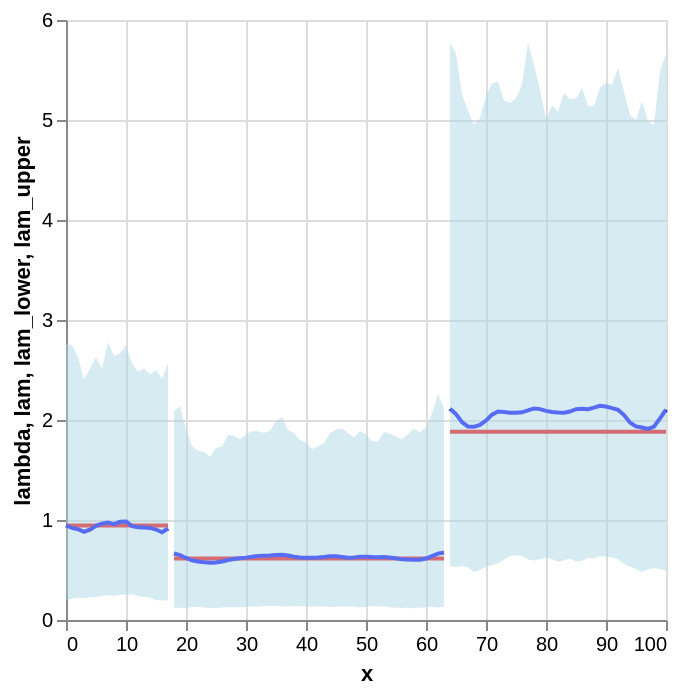

Here is the notebook cell this chart was saved with:
### Code cell
# Extract posterior samples of lam from SVI
lam = jnp.array(svi_samples["lam"]).mean(axis=0)
lam_lower = jnp.percentile(svi_samples["lam"], 2.5, axis=0)
lam_upper = jnp.percentile(svi_samples["lam"], 97.5, axis=0)

df_results = df_expanded[["x", "lambda"]].drop_duplicates().reset_index(drop=True)
df_results["lam"] = lam
df_results["lam_lower"] = lam_lower
df_results["lam_upper"] = lam_upper
df_results["segment"] = np.select(
    [df_results["x"] < 18, df_results["x"] < 64],
    [0, 1],
    default=2,
)

# detail="segment:N" draws three discontinuous lines, one per disjoint interval
true_line = (
    alt.Chart(df_results)
    .mark_line(color="red")
    .encode(x="x", y="lambda", detail="segment:N")
)
mean_line = (
    alt.Chart(df_results)
    .mark_line(color="blue")
    .encode(x="x", y="lam", detail="segment:N")
)
bands = (
    alt.Chart(df_results)
    .mark_area(color="lightblue", opacity=0.5)
    .encode(
        x="x",
        y="lam_lower:Q",
        y2="lam_upper:Q",
        detail="segment:N",
    )
)
true_line + mean_line + bands

### Figure 1 — Vega-Lite specification as saved in the notebook (floating-point values rounded to 4 significant figures)
{"config": {"view": {"continuousWidth": 300, "continuousHeight": 300}}, "layer": [{"mark": {"type": "line", "color": "red"}, "encoding": {"detail": {"field": "segment", "type": "nominal"}, "x": {"field": "x", "type": "quantitative"}, "y": {"field": "lambda", "type": "quantitative"}}}, {"mark": {"type": "line", "color": "blue"}, "encoding": {"detail": {"field": "segment", "type": "nominal"}, "x": {"field": "x", "type": "quantitative"}, "y": {"field": "lam", "type": "quantitative"}}}, {"mark": {"type": "area", "color": "lightblue", "opacity": 0.5}, "encoding": {"detail": {"field": "segment", "type": "nominal"}, "x": {"field": "x", "type": "quantitative"}, "y": {"field": "lam_lower", "type": "quantitative"}, "y2": {"field": "lam_upper"}}}], "data": {"name": "data-bfa0d63c6caa8ce07e9e13466adb354a"}, "$schema": "https://vega.github.io/schema/vega-lite/v6.1.0.json", "datasets": {"data-bfa0d63c6caa8ce07e9e13466adb354a": [{"x": 0, "lambda": 0.9442, "lam": 0.946, "lam_lower": 0.2034, "lam_upper": 2.757, "segment": 0}, {"x": 1, "lambda": 0.9442, "lam": 0.9211, "lam_lower": 0.2116, "lam_upper": 2.749, "segment": 0}, {"x": 2, "lambda": 0.9442, "lam": 0.9078, "lam_lower": 0.2222, "lam_upper": 2.63, "segment": 0}, {"x": 3, "lambda": 0.9442, "lam": 0.8825, "lam_lower": 0.2183, "lam_upper": 2.407, "segment": 0}, {"x": 4, "lambda": 0.9442, "lam": 0.9038, "lam_lower": 0.2303, "lam_upper": 2.514, "segment": 0}, {"x": 5, "lambda": 0.9442, "lam": 0.9419, "lam_lower": 0.2334, "lam_upper": 2.625, "segment": 0}, {"x": 6, "lambda": 0.9442, "lam": 0.9635, "lam_lower": 0.2391, "lam_upper": 2.512, "segment": 0}, {"x": 7, "lambda": 0.9442, "lam": 0.9735, "lam_lower": 0.2495, "lam_upper": 2.779, "segment": 0}, {"x": 8, "lambda": 0.9442, "lam": 0.9589, "lam_lower": 0.241, "lam_upper": 2.64, "segment": 0}, {"x": 9, "lambda": 0.9442, "lam": 0.9816, "lam_lower": 0.2509, "lam_upper": 2.665, "segment": 0}, {"x": 10, "lambda": 0.9442, "lam": 0.9855, "lam_lower": 0.2517, "lam_upper": 2.748, "segment": 0}, {"x": 11, "lambda": 0.9442, "lam": 0.9393, "lam_lower": 0.2575, "lam_upper": 2.569, "segment": 0}, {"x": 12, "lambda": 0.9442, "lam": 0.9266, "lam_lower": 0.24, "lam_upper": 2.484, "segment": 0}, {"x": 13, "lambda": 0.9442, "lam": 0.9262, "lam_lower": 0.2296, "lam_upper": 2.515, "segment": 0}, {"x": 14, "lambda": 0.9442, "lam": 0.9209, "lam_lower": 0.2241, "lam_upper": 2.458, "segment": 0}, {"x": 15, "lambda": 0.9442, "lam": 0.9046, "lam_lower": 0.1984, "lam_upper": 2.498, "segment": 0}, {"x": 16, "lambda": 0.9442, "lam": 0.8779, "lam_lower": 0.1967, "lam_upper": 2.416, "segment": 0}, {"x": 17, "lambda": 0.9442, "lam": 0.9149, "lam_lower": 0.1942, "lam_upper": 2.567, "segment": 0}, {"x": 18, "lambda": 0.6159, "lam": 0.6654, "lam_lower": 0.1243, "lam_upper": 2.093, "segment": 1}, {"x": 19, "lambda": 0.6159, "lam": 0.6493, "lam_lower": 0.1189, "lam_upper": 2.136, "segment": 1}, {"x": 20, "lambda": 0.6159, "lam": 0.6206, "lam_lower": 0.1185, "lam_upper": 1.905, "segment": 1}, {"x": 21, "lambda": 0.6159, "lam": 0.5964, "lam_lower": 0.1288, "lam_upper": 1.737, "segment": 1}, {"x": 22, "lambda": 0.6159, "lam": 0.5843, "lam_lower": 0.1317, "lam_upper": 1.693, "segment": 1}, {"x": 23, "lambda": 0.6159, "lam": 0.5778, "lam_lower": 0.1257, "lam_upper": 1.683, "segment": 1}, {"x": 24, "lambda": 0.6159, "lam": 0.573, "lam_lower": 0.1204, "lam_upper": 1.632, "segment": 1}, {"x": 25, "lambda": 0.6159, "lam": 0.5742, "lam_lower": 0.1207, "lam_upper": 1.721, "segment": 1}, {"x": 26, "lambda": 0.6159, "lam": 0.5848, "lam_lower": 0.1254, "lam_upper": 1.733, "segment": 1}, {"x": 27, "lambda": 0.6159, "lam": 0.5997, "lam_lower": 0.1284, "lam_upper": 1.853, "segment": 1}, {"x": 28, "lambda": 0.6159, "lam": 0.6108, "lam_lower": 0.1276, "lam_upper": 1.84, "segment": 1}, {"x": 29, "lambda": 0.6159, "lam": 0.6169, "lam_lower": 0.1279, "lam_upper": 1.807, "segment": 1}, {"x": 30, "lambda": 0.6159, "lam": 0.6238, "lam_lower": 0.1319, "lam_upper": 1.855, "segment": 1}, {"x": 31, "lambda": 0.6159, "lam": 0.6336, "lam_lower": 0.1344, "lam_upper": 1.89, "segment": 1}, {"x": 32, "lambda": 0.6159, "lam": 0.6407, "lam_lower": 0.1324, "lam_upper": 1.888, "segment": 1}, {"x": 33, "lambda": 0.6159, "lam": 0.6426, "lam_lower": 0.1391, "lam_upper": 1.869, "segment": 1}, {"x": 34, "lambda": 0.6159, "lam": 0.6452, "lam_lower": 0.1397, "lam_upper": 1.894, "segment": 1}, {"x": 35, "lambda": 0.6159, "lam": 0.651, "lam_lower": 0.1401, "lam_upper": 1.99, "segment": 1}, {"x": 36, "lambda": 0.6159, "lam": 0.6529, "lam_lower": 0.1374, "lam_upper": 2.031, "segment": 1}, {"x": 37, "lambda": 0.6159, "lam": 0.6454, "lam_lower": 0.134, "lam_upper": 1.898, "segment": 1}, {"x": 38, "lambda": 0.6159, "lam": 0.6333, "lam_lower": 0.1376, "lam_upper": 1.869, "segment": 1}, {"x": 39, "lambda": 0.6159, "lam": 0.6251, "lam_lower": 0.1369, "lam_upper": 1.8, "segment": 1}, {"x": 40, "lambda": 0.6159, "lam": 0.623, "lam_lower": 0.1351, "lam_upper": 1.775, "segment": 1}, {"x": 41, "lambda": 0.6159, "lam": 0.6233, "lam_lower": 0.1359, "lam_upper": 1.708, "segment": 1}, {"x": 42, "lambda": 0.6159, "lam": 0.6245, "lam_lower": 0.1386, "lam_upper": 1.735, "segment": 1}, {"x": 43, "lambda": 0.6159, "lam": 0.6298, "lam_lower": 0.1343, "lam_upper": 1.767, "segment": 1}, {"x": 44, "lambda": 0.6159, "lam": 0.6365, "lam_lower": 0.1305, "lam_upper": 1.869, "segment": 1}, {"x": 45, "lambda": 0.6159, "lam": 0.6371, "lam_lower": 0.1352, "lam_upper": 1.905, "segment": 1}, {"x": 46, "lambda": 0.6159, "lam": 0.63, "lam_lower": 0.1341, "lam_upper": 1.914, "segment": 1}, {"x": 47, "lambda": 0.6159, "lam": 0.6234, "lam_lower": 0.1357, "lam_upper": 1.87, "segment": 1}, {"x": 48, "lambda": 0.6159, "lam": 0.6253, "lam_lower": 0.1355, "lam_upper": 1.825, "segment": 1}, {"x": 49, "lambda": 0.6159, "lam": 0.6317, "lam_lower": 0.1278, "lam_upper": 1.889, "segment": 1}, {"x": 50, "lambda": 0.6159, "lam": 0.6329, "lam_lower": 0.1297, "lam_upper": 1.858, "segment": 1}, {"x": 51, "lambda": 0.6159, "lam": 0.6292, "lam_lower": 0.1392, "lam_upper": 1.787, "segment": 1}, {"x": 52, "lambda": 0.6159, "lam": 0.6279, "lam_lower": 0.1358, "lam_upper": 1.783, "segment": 1}, {"x": 53, "lambda": 0.6159, "lam": 0.6292, "lam_lower": 0.1363, "lam_upper": 1.883, "segment": 1}, {"x": 54, "lambda": 0.6159, "lam": 0.6258, "lam_lower": 0.1263, "lam_upper": 1.863, "segment": 1}, {"x": 55, "lambda": 0.6159, "lam": 0.6164, "lam_lower": 0.1222, "lam_upper": 1.834, "segment": 1}, {"x": 56, "lambda": 0.6159, "lam": 0.6082, "lam_lower": 0.1203, "lam_upper": 1.808, "segment": 1}, {"x": 57, "lambda": 0.6159, "lam": 0.6042, "lam_lower": 0.1228, "lam_upper": 1.86, "segment": 1}, {"x": 58, "lambda": 0.6159, "lam": 0.602, "lam_lower": 0.1182, "lam_upper": 1.914, "segment": 1}, {"x": 59, "lambda": 0.6159, "lam": 0.6031, "lam_lower": 0.1258, "lam_upper": 1.877, "segment": 1}, {"x": 60, "lambda": 0.6159, "lam": 0.6147, "lam_lower": 0.1243, "lam_upper": 1.93, "segment": 1}, {"x": 61, "lambda": 0.6159, "lam": 0.6388, "lam_lower": 0.1313, "lam_upper": 2.063, "segment": 1}, {"x": 62, "lambda": 0.6159, "lam": 0.6639, "lam_lower": 0.1255, "lam_upper": 2.263, "segment": 1}, {"x": 63, "lambda": 0.6159, "lam": 0.6746, "lam_lower": 0.1347, "lam_upper": 2.117, "segment": 1}, {"x": 64, "lambda": 1.882, "lam": 2.113, "lam_lower": 0.5395, "lam_upper": 5.776, "segment": 2}, {"x": 65, "lambda": 1.882, "lam": 2.059, "lam_lower": 0.5307, "lam_upper": 5.664, "segment": 2}, {"x": 66, "lambda": 1.882, "lam": 1.979, "lam_lower": 0.54, "lam_upper": 5.255, "segment": 2}, {"x": 67, "lambda": 1.882, "lam": 1.934, "lam_lower": 0.5273, "lam_upper": 5.092, "segment": 2}, {"x": 68, "lambda": 1.882, "lam": 1.932, "lam_lower": 0.4808, "lam_upper": 4.954, "segment": 2}, {"x": 69, "lambda": 1.882, "lam": 1.95, "lam_lower": 0.5012, "lam_upper": 5.014, "segment": 2}, {"x": 70, "lambda": 1.882, "lam": 1.994, "lam_lower": 0.5328, "lam_upper": 5.241, "segment": 2}, {"x": 71, "lambda": 1.882, "lam": 2.053, "lam_lower": 0.549, "lam_upper": 5.365, "segment": 2}, {"x": 72, "lambda": 1.882, "lam": 2.085, "lam_lower": 0.5667, "lam_upper": 5.38, "segment": 2}, {"x": 73, "lambda": 1.882, "lam": 2.081, "lam_lower": 0.6035, "lam_upper": 5.194, "segment": 2}, {"x": 74, "lambda": 1.882, "lam": 2.073, "lam_lower": 0.6391, "lam_upper": 5.173, "segment": 2}, {"x": 75, "lambda": 1.882, "lam": 2.072, "lam_lower": 0.6457, "lam_upper": 5.214, "segment": 2}, {"x": 76, "lambda": 1.882, "lam": 2.076, "lam_lower": 0.6435, "lam_upper": 5.355, "segment": 2}, {"x": 77, "lambda": 1.882, "lam": 2.096, "lam_lower": 0.6055, "lam_upper": 5.771, "segment": 2}, {"x": 78, "lambda": 1.882, "lam": 2.115, "lam_lower": 0.5956, "lam_upper": 5.548, "segment": 2}, {"x": 79, "lambda": 1.882, "lam": 2.109, "lam_lower": 0.6068, "lam_upper": 5.299, "segment": 2}, {"x": 80, "lambda": 1.882, "lam": 2.091, "lam_lower": 0.6256, "lam_upper": 5.01, "segment": 2}, {"x": 81, "lambda": 1.882, "lam": 2.081, "lam_lower": 0.6108, "lam_upper": 5.145, "segment": 2}, {"x": 82, "lambda": 1.882, "lam": 2.075, "lam_lower": 0.5831, "lam_upper": 5.083, "segment": 2}, {"x": 83, "lambda": 1.882, "lam": 2.072, "lam_lower": 0.5969, "lam_upper": 5.271, "segment": 2}, {"x": 84, "lambda": 1.882, "lam": 2.084, "lam_lower": 0.6159, "lam_upper": 5.209, "segment": 2}, {"x": 85, "lambda": 1.882, "lam": 2.108, "lam_lower": 0.5855, "lam_upper": 5.215, "segment": 2}, {"x": 86, "lambda": 1.882, "lam": 2.113, "lam_lower": 0.5918, "lam_upper": 5.323, "segment": 2}, {"x": 87, "lambda": 1.882, "lam": 2.108, "lam_lower": 0.6221, "lam_upper": 5.139, "segment": 2}, {"x": 88, "lambda": 1.882, "lam": 2.123, "lam_lower": 0.6146, "lam_upper": 5.137, "segment": 2}, {"x": 89, "lambda": 1.882, "lam": 2.143, "lam_lower": 0.6409, "lam_upper": 5.324, "segment": 2}, {"x": 90, "lambda": 1.882, "lam": 2.135, "lam_lower": 0.6348, "lam_upper": 5.373, "segment": 2}, {"x": 91, "lambda": 1.882, "lam": 2.119, "lam_lower": 0.6262, "lam_upper": 5.349, "segment": 2}, {"x": 92, "lambda": 1.882, "lam": 2.103, "lam_lower": 0.6075, "lam_upper": 5.522, "segment": 2}, {"x": 93, "lambda": 1.882, "lam": 2.05, "lam_lower": 0.5633, "lam_upper": 5.281, "segment": 2}, {"x": 94, "lambda": 1.882, "lam": 1.974, "lam_lower": 0.5346, "lam_upper": 5.047, "segment": 2}, {"x": 95, "lambda": 1.882, "lam": 1.936, "lam_lower": 0.5091, "lam_upper": 5.0, "segment": 2}, {"x": 96, "lambda": 1.882, "lam": 1.925, "lam_lower": 0.4794, "lam_upper": 5.186, "segment": 2}, {"x": 97, "lambda": 1.882, "lam": 1.912, "lam_lower": 0.5066, "lam_upper": 4.989, "segment": 2}, {"x": 98, "lambda": 1.882, "lam": 1.934, "lam_lower": 0.5173, "lam_upper": 4.952, "segment": 2}, {"x": 99, "lambda": 1.882, "lam": 2.016, "lam_lower": 0.5102, "lam_upper": 5.487, "segment": 2}, {"x": 100, "lambda": 1.882, "lam": 2.103, "lam_lower": 0.4916, "lam_upper": 5.663, "segment": 2}]}}
